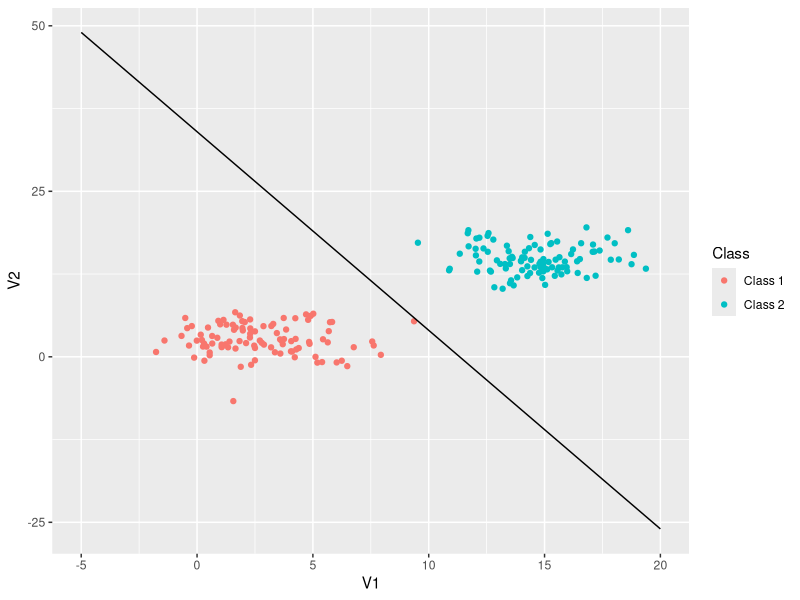

Here is the R script that generated this plot:
## ---- chunk 1
library(knitr)
# make this an external chunk that can be included in any file
options(width = 100)
opts_chunk$set(message = F, error = F, warning = F, comment = NA, fig.align = 'center', dpi = 100, tidy = F, cache.path = '.cache/', fig.path = 'fig/')

options(xtable.type = 'html')
knit_hooks$set(inline = function(x) {
  if(is.numeric(x)) {
    round(x, getOption('digits'))
  } else {
    paste(as.character(x), collapse = ', ')
  }
})

knit_hooks$set(plot = knitr:::hook_plot_html)
## ---- chunk 2
library(ggplot2)
library(mvtnorm)

x = seq(-5,20)
line1 = data.frame(var1 = x ,var2 = -3*x + 34, Class = rep( length(x),"1"))

d = as.data.frame(rmvnorm(100, mean = c(3, 3), sigma = matrix(c(5, 0.5, 0.5, 5), nrow = 2)))
d$Class = rep("Class 1",100)

d2 =as.data.frame(rmvnorm(100, mean = c(15, 15), sigma = matrix(c(5, 0.5, 0.5, 5), nrow = 2)))
d2$Class = rep("Class 2",100)

dAll = rbind(d,d2)

m1 = ggplot(NULL) +
    geom_point(data = dAll,aes(x = V1, y=V2, color = Class)) +
    geom_line(data = line1, aes(x=var1, y=var2))

m1

